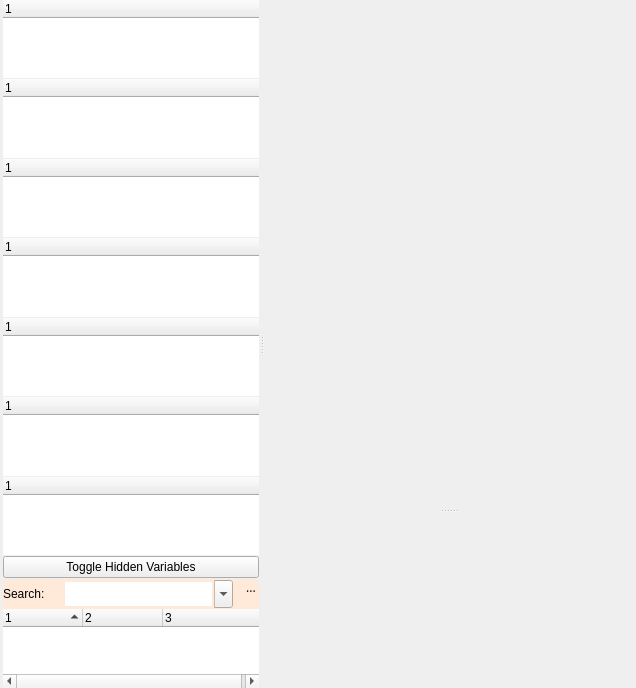
<?xml version="1.0" encoding="UTF-8"?>
<ui version="4.0">
 <class>trigger_editor</class>
 <widget class="QMainWindow" name="trigger_editor">
  <property name="geometry">
   <rect>
    <x>0</x>
    <y>0</y>
    <width>636</width>
    <height>688</height>
   </rect>
  </property>
  <property name="sizePolicy">
   <sizepolicy hsizetype="Preferred" vsizetype="Preferred">
    <horstretch>0</horstretch>
    <verstretch>0</verstretch>
   </sizepolicy>
  </property>
  <property name="windowTitle">
   <string>Script editor</string>
  </property>
  <widget class="QWidget" name="randomwidget">
   <property name="sizePolicy">
    <sizepolicy hsizetype="Expanding" vsizetype="Expanding">
     <horstretch>0</horstretch>
     <verstretch>0</verstretch>
    </sizepolicy>
   </property>
   <layout class="QVBoxLayout" name="verticalLayout">
    <property name="spacing">
     <number>0</number>
    </property>
    <property name="leftMargin">
     <number>0</number>
    </property>
    <property name="topMargin">
     <number>0</number>
    </property>
    <property name="rightMargin">
     <number>0</number>
    </property>
    <property name="bottomMargin">
     <number>0</number>
    </property>
    <item>
     <widget class="QWidget" name="widget" native="true">
      <property name="sizePolicy">
       <sizepolicy hsizetype="Expanding" vsizetype="Expanding">
        <horstretch>0</horstretch>
        <verstretch>0</verstretch>
       </sizepolicy>
      </property>
      <layout class="QGridLayout" name="gridLayout_2">
       <property name="leftMargin">
        <number>0</number>
       </property>
       <property name="topMargin">
        <number>0</number>
       </property>
       <property name="rightMargin">
        <number>0</number>
       </property>
       <property name="bottomMargin">
        <number>0</number>
       </property>
       <property name="spacing">
        <number>0</number>
       </property>
       <item row="0" column="0">
        <widget class="QWidget" name="widget_2" native="true">
         <property name="sizePolicy">
          <sizepolicy hsizetype="Expanding" vsizetype="Expanding">
           <horstretch>0</horstretch>
           <verstretch>0</verstretch>
          </sizepolicy>
         </property>
         <layout class="QVBoxLayout" name="verticalLayout_2">
          <property name="spacing">
           <number>0</number>
          </property>
          <property name="leftMargin">
           <number>3</number>
          </property>
          <property name="topMargin">
           <number>0</number>
          </property>
          <property name="rightMargin">
           <number>3</number>
          </property>
          <property name="bottomMargin">
           <number>0</number>
          </property>
          <item>
           <widget class="QWidget" name="widget_3" native="true">
            <property name="sizePolicy">
             <sizepolicy hsizetype="Expanding" vsizetype="Expanding">
              <horstretch>0</horstretch>
              <verstretch>0</verstretch>
             </sizepolicy>
            </property>
            <layout class="QVBoxLayout" name="verticalLayout_8">
             <property name="spacing">
              <number>0</number>
             </property>
             <property name="leftMargin">
              <number>0</number>
             </property>
             <property name="topMargin">
              <number>0</number>
             </property>
             <property name="rightMargin">
              <number>0</number>
             </property>
             <property name="bottomMargin">
              <number>0</number>
             </property>
             <item>
              <widget class="QSplitter" name="splitter">
               <property name="sizePolicy">
                <sizepolicy hsizetype="Expanding" vsizetype="Expanding">
                 <horstretch>0</horstretch>
                 <verstretch>0</verstretch>
                </sizepolicy>
               </property>
               <property name="frameShape">
                <enum>QFrame::NoFrame</enum>
               </property>
               <property name="lineWidth">
                <number>0</number>
               </property>
               <property name="midLineWidth">
                <number>5</number>
               </property>
               <property name="orientation">
                <enum>Qt::Horizontal</enum>
               </property>
               <property name="opaqueResize">
                <bool>true</bool>
               </property>
               <property name="handleWidth">
                <number>5</number>
               </property>
               <widget class="QFrame" name="left_frame">
                <property name="sizePolicy">
                 <sizepolicy hsizetype="Expanding" vsizetype="Expanding">
                  <horstretch>0</horstretch>
                  <verstretch>0</verstretch>
                 </sizepolicy>
                </property>
                <property name="minimumSize">
                 <size>
                  <width>0</width>
                  <height>0</height>
                 </size>
                </property>
                <property name="baseSize">
                 <size>
                  <width>0</width>
                  <height>0</height>
                 </size>
                </property>
                <property name="frameShape">
                 <enum>QFrame::NoFrame</enum>
                </property>
                <property name="frameShadow">
                 <enum>QFrame::Plain</enum>
                </property>
                <property name="lineWidth">
                 <number>1</number>
                </property>
                <layout class="QVBoxLayout" name="verticalLayout_3">
                 <property name="spacing">
                  <number>1</number>
                 </property>
                 <property name="leftMargin">
                  <number>0</number>
                 </property>
                 <property name="topMargin">
                  <number>0</number>
                 </property>
                 <property name="rightMargin">
                  <number>0</number>
                 </property>
                 <property name="bottomMargin">
                  <number>0</number>
                 </property>
                 <item>
                  <widget class="TTreeWidget" name="treeWidget_timers">
                   <property name="frameShape">
                    <enum>QFrame::NoFrame</enum>
                   </property>
                   <property name="midLineWidth">
                    <number>4</number>
                   </property>
                   <property name="dragDropMode">
                    <enum>QAbstractItemView::InternalMove</enum>
                   </property>
                   <property name="alternatingRowColors">
                    <bool>false</bool>
                   </property>
                   <property name="iconSize">
                    <size>
                     <width>32</width>
                     <height>32</height>
                    </size>
                   </property>
                   <property name="rootIsDecorated">
                    <bool>true</bool>
                   </property>
                   <property name="animated">
                    <bool>true</bool>
                   </property>
                   <property name="allColumnsShowFocus">
                    <bool>true</bool>
                   </property>
                   <property name="wordWrap">
                    <bool>false</bool>
                   </property>
                   <property name="headerHidden">
                    <bool>false</bool>
                   </property>
                   <property name="expandsOnDoubleClick">
                    <bool>false</bool>
                   </property>
                   <column>
                    <property name="text">
                     <string>1</string>
                    </property>
                   </column>
                  </widget>
                 </item>
                 <item>
                  <widget class="TTreeWidget" name="treeWidget_keys">
                   <property name="frameShape">
                    <enum>QFrame::NoFrame</enum>
                   </property>
                   <property name="midLineWidth">
                    <number>4</number>
                   </property>
                   <property name="dragDropMode">
                    <enum>QAbstractItemView::InternalMove</enum>
                   </property>
                   <property name="alternatingRowColors">
                    <bool>false</bool>
                   </property>
                   <property name="iconSize">
                    <size>
                     <width>32</width>
                     <height>32</height>
                    </size>
                   </property>
                   <property name="rootIsDecorated">
                    <bool>true</bool>
                   </property>
                   <property name="sortingEnabled">
                    <bool>false</bool>
                   </property>
                   <property name="animated">
                    <bool>true</bool>
                   </property>
                   <property name="allColumnsShowFocus">
                    <bool>true</bool>
                   </property>
                   <property name="wordWrap">
                    <bool>false</bool>
                   </property>
                   <property name="headerHidden">
                    <bool>false</bool>
                   </property>
                   <property name="expandsOnDoubleClick">
                    <bool>false</bool>
                   </property>
                   <column>
                    <property name="text">
                     <string>1</string>
                    </property>
                   </column>
                  </widget>
                 </item>
                 <item>
                  <widget class="TTreeWidget" name="treeWidget_alias">
                   <property name="frameShape">
                    <enum>QFrame::NoFrame</enum>
                   </property>
                   <property name="midLineWidth">
                    <number>4</number>
                   </property>
                   <property name="dragDropMode">
                    <enum>QAbstractItemView::InternalMove</enum>
                   </property>
                   <property name="alternatingRowColors">
                    <bool>false</bool>
                   </property>
                   <property name="iconSize">
                    <size>
                     <width>32</width>
                     <height>32</height>
                    </size>
                   </property>
                   <property name="rootIsDecorated">
                    <bool>true</bool>
                   </property>
                   <property name="animated">
                    <bool>true</bool>
                   </property>
                   <property name="allColumnsShowFocus">
                    <bool>true</bool>
                   </property>
                   <property name="wordWrap">
                    <bool>false</bool>
                   </property>
                   <property name="headerHidden">
                    <bool>false</bool>
                   </property>
                   <property name="expandsOnDoubleClick">
                    <bool>false</bool>
                   </property>
                   <column>
                    <property name="text">
                     <string>1</string>
                    </property>
                   </column>
                  </widget>
                 </item>
                 <item>
                  <widget class="TTreeWidget" name="treeWidget_actions">
                   <property name="frameShape">
                    <enum>QFrame::NoFrame</enum>
                   </property>
                   <property name="midLineWidth">
                    <number>4</number>
                   </property>
                   <property name="dragDropMode">
                    <enum>QAbstractItemView::InternalMove</enum>
                   </property>
                   <property name="alternatingRowColors">
                    <bool>false</bool>
                   </property>
                   <property name="iconSize">
                    <size>
                     <width>32</width>
                     <height>32</height>
                    </size>
                   </property>
                   <property name="rootIsDecorated">
                    <bool>true</bool>
                   </property>
                   <property name="animated">
                    <bool>true</bool>
                   </property>
                   <property name="allColumnsShowFocus">
                    <bool>true</bool>
                   </property>
                   <property name="wordWrap">
                    <bool>false</bool>
                   </property>
                   <property name="headerHidden">
                    <bool>false</bool>
                   </property>
                   <property name="expandsOnDoubleClick">
                    <bool>false</bool>
                   </property>
                   <column>
                    <property name="text">
                     <string>1</string>
                    </property>
                   </column>
                  </widget>
                 </item>
                 <item>
                  <widget class="TTreeWidget" name="treeWidget_scripts">
                   <property name="frameShape">
                    <enum>QFrame::NoFrame</enum>
                   </property>
                   <property name="midLineWidth">
                    <number>4</number>
                   </property>
                   <property name="dragDropMode">
                    <enum>QAbstractItemView::InternalMove</enum>
                   </property>
                   <property name="alternatingRowColors">
                    <bool>false</bool>
                   </property>
                   <property name="iconSize">
                    <size>
                     <width>32</width>
                     <height>32</height>
                    </size>
                   </property>
                   <property name="rootIsDecorated">
                    <bool>true</bool>
                   </property>
                   <property name="animated">
                    <bool>true</bool>
                   </property>
                   <property name="allColumnsShowFocus">
                    <bool>true</bool>
                   </property>
                   <property name="wordWrap">
                    <bool>false</bool>
                   </property>
                   <property name="headerHidden">
                    <bool>false</bool>
                   </property>
                   <property name="expandsOnDoubleClick">
                    <bool>false</bool>
                   </property>
                   <column>
                    <property name="text">
                     <string>1</string>
                    </property>
                   </column>
                  </widget>
                 </item>
                 <item>
                  <widget class="TTreeWidget" name="treeWidget_vars">
                   <property name="frameShape">
                    <enum>QFrame::NoFrame</enum>
                   </property>
                   <property name="midLineWidth">
                    <number>4</number>
                   </property>
                   <property name="dragDropMode">
                    <enum>QAbstractItemView::InternalMove</enum>
                   </property>
                   <property name="alternatingRowColors">
                    <bool>false</bool>
                   </property>
                   <property name="iconSize">
                    <size>
                     <width>32</width>
                     <height>32</height>
                    </size>
                   </property>
                   <property name="rootIsDecorated">
                    <bool>true</bool>
                   </property>
                   <property name="animated">
                    <bool>true</bool>
                   </property>
                   <property name="allColumnsShowFocus">
                    <bool>true</bool>
                   </property>
                   <property name="wordWrap">
                    <bool>false</bool>
                   </property>
                   <property name="headerHidden">
                    <bool>false</bool>
                   </property>
                   <property name="expandsOnDoubleClick">
                    <bool>false</bool>
                   </property>
                   <column>
                    <property name="text">
                     <string>1</string>
                    </property>
                   </column>
                  </widget>
                 </item>
                 <item>
                  <widget class="TTreeWidget" name="treeWidget">
                   <property name="frameShape">
                    <enum>QFrame::NoFrame</enum>
                   </property>
                   <property name="midLineWidth">
                    <number>4</number>
                   </property>
                   <property name="dragDropMode">
                    <enum>QAbstractItemView::InternalMove</enum>
                   </property>
                   <property name="alternatingRowColors">
                    <bool>false</bool>
                   </property>
                   <property name="iconSize">
                    <size>
                     <width>32</width>
                     <height>32</height>
                    </size>
                   </property>
                   <property name="rootIsDecorated">
                    <bool>true</bool>
                   </property>
                   <property name="sortingEnabled">
                    <bool>false</bool>
                   </property>
                   <property name="animated">
                    <bool>true</bool>
                   </property>
                   <property name="allColumnsShowFocus">
                    <bool>true</bool>
                   </property>
                   <property name="wordWrap">
                    <bool>false</bool>
                   </property>
                   <property name="headerHidden">
                    <bool>false</bool>
                   </property>
                   <property name="expandsOnDoubleClick">
                    <bool>false</bool>
                   </property>
                   <column>
                    <property name="text">
                     <string>1</string>
                    </property>
                   </column>
                  </widget>
                 </item>
                 <item>
                  <widget class="QPushButton" name="toggleHiddenVarsButton">
                   <property name="text">
                    <string>Toggle Hidden Variables</string>
                   </property>
                   <property name="checkable">
                    <bool>true</bool>
                   </property>
                   <property name="autoDefault">
                    <bool>false</bool>
                   </property>
                   <property name="default">
                    <bool>false</bool>
                   </property>
                   <property name="flat">
                    <bool>false</bool>
                   </property>
                  </widget>
                 </item>
                 <item>
                  <widget class="QWidget" name="mpSearchArea" native="true">
                   <layout class="QVBoxLayout" name="verticalLayout_6">
                    <property name="spacing">
                     <number>0</number>
                    </property>
                    <property name="leftMargin">
                     <number>0</number>
                    </property>
                    <property name="topMargin">
                     <number>0</number>
                    </property>
                    <property name="rightMargin">
                     <number>0</number>
                    </property>
                    <property name="bottomMargin">
                     <number>0</number>
                    </property>
                    <item>
                     <widget class="QWidget" name="widget_5" native="true">
                      <property name="sizePolicy">
                       <sizepolicy hsizetype="Expanding" vsizetype="Fixed">
                        <horstretch>0</horstretch>
                        <verstretch>0</verstretch>
                       </sizepolicy>
                      </property>
                      <property name="maximumSize">
                       <size>
                        <width>16777215</width>
                        <height>30</height>
                       </size>
                      </property>
                      <property name="palette">
                       <palette>
                        <active>
                         <colorrole role="Base">
                          <brush brushstyle="SolidPattern">
                           <color alpha="255">
                            <red>255</red>
                            <green>255</green>
                            <blue>255</blue>
                           </color>
                          </brush>
                         </colorrole>
                         <colorrole role="Window">
                          <brush brushstyle="SolidPattern">
                           <color alpha="255">
                            <red>255</red>
                            <green>234</green>
                            <blue>218</blue>
                           </color>
                          </brush>
                         </colorrole>
                        </active>
                        <inactive>
                         <colorrole role="Base">
                          <brush brushstyle="SolidPattern">
                           <color alpha="255">
                            <red>255</red>
                            <green>255</green>
                            <blue>255</blue>
                           </color>
                          </brush>
                         </colorrole>
                         <colorrole role="Window">
                          <brush brushstyle="SolidPattern">
                           <color alpha="255">
                            <red>255</red>
                            <green>234</green>
                            <blue>218</blue>
                           </color>
                          </brush>
                         </colorrole>
                        </inactive>
                        <disabled>
                         <colorrole role="Base">
                          <brush brushstyle="SolidPattern">
                           <color alpha="255">
                            <red>255</red>
                            <green>234</green>
                            <blue>218</blue>
                           </color>
                          </brush>
                         </colorrole>
                         <colorrole role="Window">
                          <brush brushstyle="SolidPattern">
                           <color alpha="255">
                            <red>255</red>
                            <green>234</green>
                            <blue>218</blue>
                           </color>
                          </brush>
                         </colorrole>
                        </disabled>
                       </palette>
                      </property>
                      <property name="autoFillBackground">
                       <bool>true</bool>
                      </property>
                      <layout class="QHBoxLayout" name="horizontalLayout_5">
                       <property name="spacing">
                        <number>0</number>
                       </property>
                       <property name="leftMargin">
                        <number>0</number>
                       </property>
                       <property name="topMargin">
                        <number>0</number>
                       </property>
                       <property name="rightMargin">
                        <number>0</number>
                       </property>
                       <property name="bottomMargin">
                        <number>0</number>
                       </property>
                       <item>
                        <widget class="QWidget" name="widget_7" native="true">
                         <layout class="QHBoxLayout" name="horizontalLayout_3">
                          <property name="spacing">
                           <number>0</number>
                          </property>
                          <property name="leftMargin">
                           <number>0</number>
                          </property>
                          <property name="topMargin">
                           <number>0</number>
                          </property>
                          <property name="rightMargin">
                           <number>0</number>
                          </property>
                          <property name="bottomMargin">
                           <number>0</number>
                          </property>
                          <item>
                           <widget class="QLabel" name="label">
                            <property name="sizePolicy">
                             <sizepolicy hsizetype="Fixed" vsizetype="Preferred">
                              <horstretch>0</horstretch>
                              <verstretch>0</verstretch>
                             </sizepolicy>
                            </property>
                            <property name="minimumSize">
                             <size>
                              <width>60</width>
                              <height>0</height>
                             </size>
                            </property>
                            <property name="text">
                             <string>Search:</string>
                            </property>
                           </widget>
                          </item>
                          <item>
                           <widget class="QComboBox" name="comboBox_search_triggers">
                            <property name="sizePolicy">
                             <sizepolicy hsizetype="Expanding" vsizetype="Fixed">
                              <horstretch>0</horstretch>
                              <verstretch>0</verstretch>
                             </sizepolicy>
                            </property>
                            <property name="minimumSize">
                             <size>
                              <width>50</width>
                              <height>20</height>
                             </size>
                            </property>
                            <property name="maximumSize">
                             <size>
                              <width>16777215</width>
                              <height>28</height>
                             </size>
                            </property>
                            <property name="editable">
                             <bool>true</bool>
                            </property>
                            <property name="insertPolicy">
                             <enum>QComboBox::InsertAtTop</enum>
                            </property>
                            <property name="duplicatesEnabled">
                             <bool>true</bool>
                            </property>
                            <property name="frame">
                             <bool>false</bool>
                            </property>
                           </widget>
                          </item>
                          <item>
                           <spacer name="horizontalSpacer_2">
                            <property name="orientation">
                             <enum>Qt::Horizontal</enum>
                            </property>
                            <property name="sizeType">
                             <enum>QSizePolicy::Fixed</enum>
                            </property>
                            <property name="sizeHint" stdset="0">
                             <size>
                              <width>10</width>
                              <height>13</height>
                             </size>
                            </property>
                           </spacer>
                          </item>
                         </layout>
                        </widget>
                       </item>
                       <item>
                        <widget class="QWidget" name="widget_6" native="true">
                         <property name="sizePolicy">
                          <sizepolicy hsizetype="Fixed" vsizetype="Expanding">
                           <horstretch>0</horstretch>
                           <verstretch>0</verstretch>
                          </sizepolicy>
                         </property>
                         <property name="minimumSize">
                          <size>
                           <width>16</width>
                           <height>0</height>
                          </size>
                         </property>
                         <property name="maximumSize">
                          <size>
                           <width>16</width>
                           <height>16777215</height>
                          </size>
                         </property>
                         <layout class="QVBoxLayout" name="verticalLayout_7">
                          <property name="spacing">
                           <number>0</number>
                          </property>
                          <property name="leftMargin">
                           <number>0</number>
                          </property>
                          <property name="topMargin">
                           <number>0</number>
                          </property>
                          <property name="rightMargin">
                           <number>0</number>
                          </property>
                          <property name="bottomMargin">
                           <number>0</number>
                          </property>
                          <item>
                           <widget class="QToolButton" name="messageAreaCloseButton">
                            <property name="minimumSize">
                             <size>
                              <width>16</width>
                              <height>16</height>
                             </size>
                            </property>
                            <property name="maximumSize">
                             <size>
                              <width>16</width>
                              <height>16</height>
                             </size>
                            </property>
                            <property name="font">
                             <font>
                              <family>Sans Serif</family>
                              <pointsize>9</pointsize>
                             </font>
                            </property>
                            <property name="focusPolicy">
                             <enum>Qt::NoFocus</enum>
                            </property>
                            <property name="text">
                             <string>...</string>
                            </property>
                            <property name="icon">
                             <iconset resource="../mudlet_alpha.qrc">
                              <normaloff>:/icons/application-exit.png</normaloff>:/icons/application-exit.png</iconset>
                            </property>
                            <property name="autoRaise">
                             <bool>true</bool>
                            </property>
                           </widget>
                          </item>
                          <item>
                           <spacer name="verticalSpacer">
                            <property name="orientation">
                             <enum>Qt::Vertical</enum>
                            </property>
                            <property name="sizeHint" stdset="0">
                             <size>
                              <width>20</width>
                              <height>40</height>
                             </size>
                            </property>
                           </spacer>
                          </item>
                         </layout>
                        </widget>
                       </item>
                      </layout>
                     </widget>
                    </item>
                    <item>
                     <widget class="QTreeWidget" name="tree_widget_search_results_main">
                      <property name="frameShape">
                       <enum>QFrame::NoFrame</enum>
                      </property>
                      <property name="midLineWidth">
                       <number>4</number>
                      </property>
                      <property name="alternatingRowColors">
                       <bool>false</bool>
                      </property>
                      <property name="iconSize">
                       <size>
                        <width>16</width>
                        <height>16</height>
                       </size>
                      </property>
                      <property name="textElideMode">
                       <enum>Qt::ElideRight</enum>
                      </property>
                      <property name="rootIsDecorated">
                       <bool>true</bool>
                      </property>
                      <property name="uniformRowHeights">
                       <bool>true</bool>
                      </property>
                      <property name="sortingEnabled">
                       <bool>true</bool>
                      </property>
                      <property name="animated">
                       <bool>true</bool>
                      </property>
                      <property name="headerHidden">
                       <bool>false</bool>
                      </property>
                      <property name="columnCount">
                       <number>3</number>
                      </property>
                      <attribute name="headerVisible">
                       <bool>true</bool>
                      </attribute>
                      <attribute name="headerDefaultSectionSize">
                       <number>80</number>
                      </attribute>
                      <attribute name="headerMinimumSectionSize">
                       <number>20</number>
                      </attribute>
                      <column>
                       <property name="text">
                        <string>1</string>
                       </property>
                      </column>
                      <column>
                       <property name="text">
                        <string notr="true">2</string>
                       </property>
                      </column>
                      <column>
                       <property name="text">
                        <string notr="true">3</string>
                       </property>
                      </column>
                     </widget>
                    </item>
                   </layout>
                  </widget>
                 </item>
                </layout>
               </widget>
               <widget class="QFrame" name="right_frame">
                <property name="sizePolicy">
                 <sizepolicy hsizetype="Expanding" vsizetype="Expanding">
                  <horstretch>1</horstretch>
                  <verstretch>0</verstretch>
                 </sizepolicy>
                </property>
                <property name="baseSize">
                 <size>
                  <width>0</width>
                  <height>0</height>
                 </size>
                </property>
                <property name="font">
                 <font>
                  <stylestrategy>PreferAntialias</stylestrategy>
                 </font>
                </property>
                <property name="frameShape">
                 <enum>QFrame::NoFrame</enum>
                </property>
                <property name="frameShadow">
                 <enum>QFrame::Plain</enum>
                </property>
                <property name="lineWidth">
                 <number>1</number>
                </property>
                <layout class="QHBoxLayout" name="horizontalLayout_2">
                 <property name="spacing">
                  <number>0</number>
                 </property>
                 <property name="leftMargin">
                  <number>0</number>
                 </property>
                 <property name="topMargin">
                  <number>0</number>
                 </property>
                 <property name="rightMargin">
                  <number>0</number>
                 </property>
                 <property name="bottomMargin">
                  <number>0</number>
                 </property>
                 <item>
                  <widget class="QSplitter" name="splitter_3">
                   <property name="sizePolicy">
                    <sizepolicy hsizetype="Expanding" vsizetype="Expanding">
                     <horstretch>0</horstretch>
                     <verstretch>0</verstretch>
                    </sizepolicy>
                   </property>
                   <property name="minimumSize">
                    <size>
                     <width>0</width>
                     <height>0</height>
                    </size>
                   </property>
                   <property name="maximumSize">
                    <size>
                     <width>16777215</width>
                     <height>16777215</height>
                    </size>
                   </property>
                   <property name="font">
                    <font>
                     <stylestrategy>PreferAntialias</stylestrategy>
                    </font>
                   </property>
                   <property name="frameShape">
                    <enum>QFrame::NoFrame</enum>
                   </property>
                   <property name="lineWidth">
                    <number>9</number>
                   </property>
                   <property name="orientation">
                    <enum>Qt::Vertical</enum>
                   </property>
                   <property name="handleWidth">
                    <number>5</number>
                   </property>
                   <property name="childrenCollapsible">
                    <bool>true</bool>
                   </property>
                   <widget class="QFrame" name="frame_9">
                    <property name="sizePolicy">
                     <sizepolicy hsizetype="Expanding" vsizetype="Expanding">
                      <horstretch>0</horstretch>
                      <verstretch>0</verstretch>
                     </sizepolicy>
                    </property>
                    <property name="minimumSize">
                     <size>
                      <width>0</width>
                      <height>0</height>
                     </size>
                    </property>
                    <property name="baseSize">
                     <size>
                      <width>0</width>
                      <height>0</height>
                     </size>
                    </property>
                    <property name="autoFillBackground">
                     <bool>false</bool>
                    </property>
                    <property name="frameShape">
                     <enum>QFrame::NoFrame</enum>
                    </property>
                    <property name="frameShadow">
                     <enum>QFrame::Plain</enum>
                    </property>
                    <layout class="QVBoxLayout" name="verticalLayout_5">
                     <property name="spacing">
                      <number>0</number>
                     </property>
                     <property name="leftMargin">
                      <number>0</number>
                     </property>
                     <property name="topMargin">
                      <number>0</number>
                     </property>
                     <property name="rightMargin">
                      <number>0</number>
                     </property>
                     <property name="bottomMargin">
                      <number>0</number>
                     </property>
                     <item>
                      <widget class="QWidget" name="mainArea" native="true">
                       <property name="sizePolicy">
                        <sizepolicy hsizetype="Expanding" vsizetype="Expanding">
                         <horstretch>0</horstretch>
                         <verstretch>0</verstretch>
                        </sizepolicy>
                       </property>
                       <property name="autoFillBackground">
                        <bool>false</bool>
                       </property>
                      </widget>
                     </item>
                    </layout>
                   </widget>
                   <widget class="QFrame" name="frame_4">
                    <property name="enabled">
                     <bool>true</bool>
                    </property>
                    <property name="sizePolicy">
                     <sizepolicy hsizetype="Expanding" vsizetype="Maximum">
                      <horstretch>0</horstretch>
                      <verstretch>0</verstretch>
                     </sizepolicy>
                    </property>
                    <property name="minimumSize">
                     <size>
                      <width>0</width>
                      <height>0</height>
                     </size>
                    </property>
                    <property name="maximumSize">
                     <size>
                      <width>16777215</width>
                      <height>175</height>
                     </size>
                    </property>
                    <property name="frameShape">
                     <enum>QFrame::NoFrame</enum>
                    </property>
                    <property name="frameShadow">
                     <enum>QFrame::Plain</enum>
                    </property>
                    <property name="midLineWidth">
                     <number>4</number>
                    </property>
                    <layout class="QVBoxLayout" name="verticalLayout_4">
                     <property name="spacing">
                      <number>0</number>
                     </property>
                     <property name="leftMargin">
                      <number>0</number>
                     </property>
                     <property name="topMargin">
                      <number>0</number>
                     </property>
                     <property name="rightMargin">
                      <number>0</number>
                     </property>
                     <property name="bottomMargin">
                      <number>0</number>
                     </property>
                     <item>
                      <widget class="QWidget" name="popupArea" native="true">
                       <property name="sizePolicy">
                        <sizepolicy hsizetype="Expanding" vsizetype="Expanding">
                         <horstretch>0</horstretch>
                         <verstretch>0</verstretch>
                        </sizepolicy>
                       </property>
                       <property name="minimumSize">
                        <size>
                         <width>0</width>
                         <height>0</height>
                        </size>
                       </property>
                       <property name="maximumSize">
                        <size>
                         <width>16777215</width>
                         <height>16777215</height>
                        </size>
                       </property>
                       <property name="font">
                        <font>
                         <stylestrategy>PreferAntialias</stylestrategy>
                        </font>
                       </property>
                      </widget>
                     </item>
                    </layout>
                   </widget>
                  </widget>
                 </item>
                </layout>
               </widget>
              </widget>
             </item>
            </layout>
           </widget>
          </item>
         </layout>
        </widget>
       </item>
      </layout>
     </widget>
    </item>
   </layout>
  </widget>
  <widget class="QStatusBar" name="statusbar">
   <property name="enabled">
    <bool>false</bool>
   </property>
   <property name="sizePolicy">
    <sizepolicy hsizetype="Fixed" vsizetype="Fixed">
     <horstretch>0</horstretch>
     <verstretch>0</verstretch>
    </sizepolicy>
   </property>
   <property name="maximumSize">
    <size>
     <width>16777215</width>
     <height>0</height>
    </size>
   </property>
  </widget>
  <action name="actionAlias">
   <property name="text">
    <string>Alias</string>
   </property>
  </action>
  <action name="toolButton_add_trigger_menu">
   <property name="text">
    <string>Trigger</string>
   </property>
  </action>
  <action name="actionVariable">
   <property name="text">
    <string>Variable</string>
   </property>
  </action>
  <action name="actionAlias_2">
   <property name="text">
    <string>Alias</string>
   </property>
  </action>
  <action name="toolButton_delete_trigger_menu">
   <property name="text">
    <string>Trigger</string>
   </property>
  </action>
  <action name="actionVariable_2">
   <property name="text">
    <string>Variable</string>
   </property>
  </action>
  <action name="toolButton_add_trigger_group_menu">
   <property name="text">
    <string>Group</string>
   </property>
  </action>
  <action name="actionGroup">
   <property name="text">
    <string>Group</string>
   </property>
  </action>
  <action name="actionAliases">
   <property name="checkable">
    <bool>true</bool>
   </property>
   <property name="text">
    <string>Aliases</string>
   </property>
  </action>
  <action name="actionTriggers">
   <property name="checkable">
    <bool>true</bool>
   </property>
   <property name="text">
    <string>Triggers</string>
   </property>
  </action>
  <action name="actionVariables">
   <property name="checkable">
    <bool>true</bool>
   </property>
   <property name="text">
    <string>Variables</string>
   </property>
  </action>
  <action name="actionScript_options">
   <property name="checkable">
    <bool>true</bool>
   </property>
   <property name="text">
    <string>Script options</string>
   </property>
  </action>
  <action name="toolButton_search_area_2_menu">
   <property name="checkable">
    <bool>true</bool>
   </property>
   <property name="text">
    <string>Search results</string>
   </property>
  </action>
  <action name="actionExpert_mode_menu">
   <property name="text">
    <string>Expert mode</string>
   </property>
  </action>
 </widget>
 <customwidgets>
  <customwidget>
   <class>TTreeWidget</class>
   <extends>QTreeWidget</extends>
   <header>TTreeWidget.h</header>
  </customwidget>
 </customwidgets>
 <resources>
  <include location="../mudlet_alpha.qrc"/>
 </resources>
 <connections/>
</ui>
